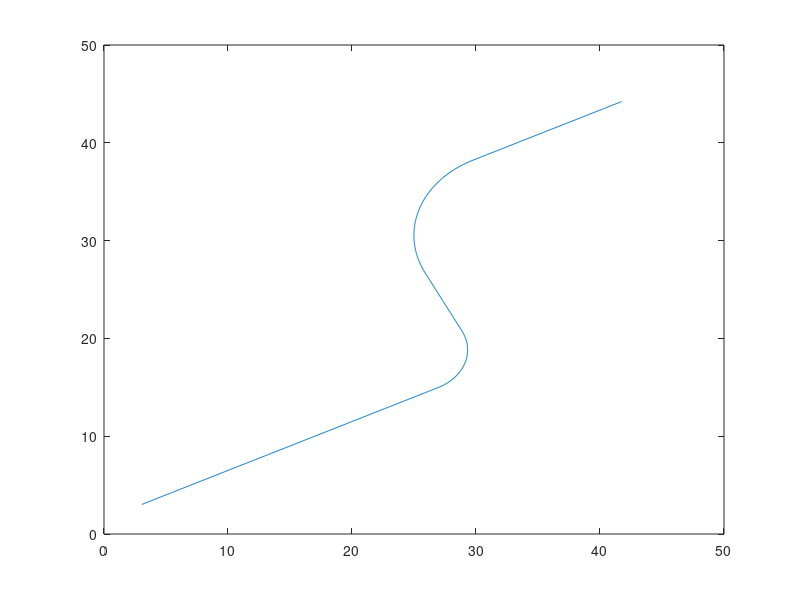
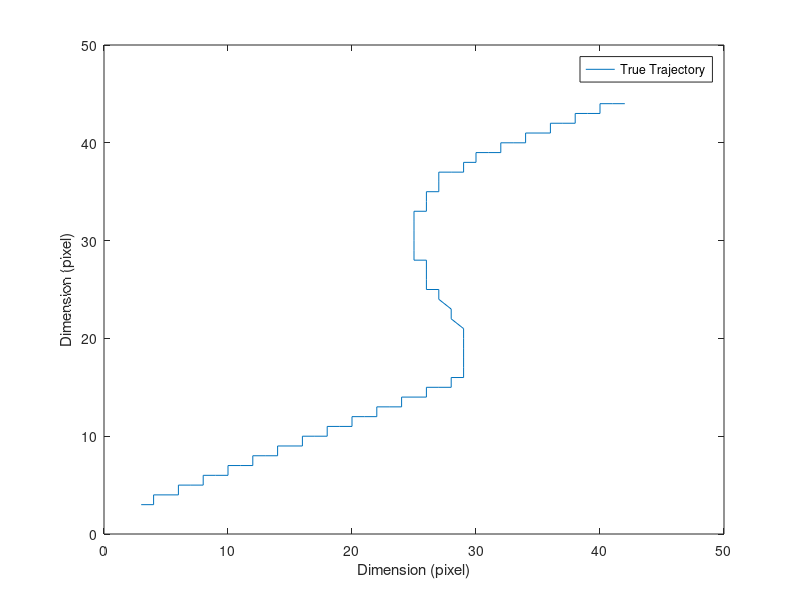

MATLAB code to generate these figures, in order:
close all;
clear all;
clc;
%load real_size_crop power_map linear_map poly_map
dt =.01; %
% Accelerations for the object
% first
a = zeros(1,1000);
    a(1,400:500)  =-(pi/2/101/dt );
    a(1,600:800)  = (pi/2/201/dt );
%% Straight
 % x = [3;3;4;4];

%% Curvy
 x = [3;3;6;3];
t = 0;
X = [];
T = [];
% for i=1:1500
    for i=1:1000
    F = [0 0 1 0;... % State transition matrix
        0 0  0 1;...
        0 0  0 a(i);...
        0 0 -a(i) 0];
    x = expm(F*dt)*x; %  State transition matrix (using matrix exponential) * the state
    t  = t + dt;
    X = [X x]; % Final state
    T = [T t];
end
figure;
%contour(power_map), hold on;
plot(X(1,:),X(2,:)) % plot the position of the receiver path
% xlim([0 2450])
% ylim([0 1900])
hold on

X1=round(X);
figure
%contour(power_map), hold on;
plot(X1(1,:),X1(2,:)) % round the position and plot the receiver path
% xlim([0 2450])
% ylim([0 1900])

% title('Walk Path')
xlabel('Dimension (pixel)')
ylabel('Dimension (pixel)')
legend('True Trajectory')
 % coefficients = polyfit(X(1,:), X(2,:), 1);

 save curvy_36x36_decimeters.mat
 %save linear_36x36_new.mat
